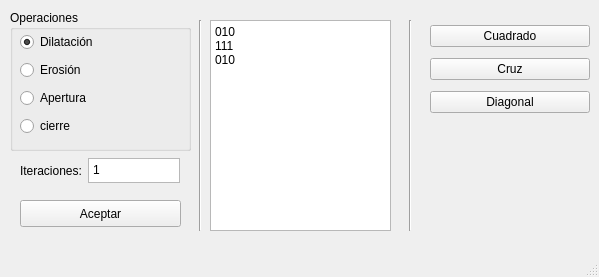
<?xml version="1.0" encoding="UTF-8"?>
<ui version="4.0">
 <class>MainWindow</class>
 <widget class="QMainWindow" name="MainWindow">
  <property name="geometry">
   <rect>
    <x>0</x>
    <y>0</y>
    <width>599</width>
    <height>277</height>
   </rect>
  </property>
  <property name="windowTitle">
   <string>Operaciones morfológicas</string>
  </property>
  <widget class="QWidget" name="centralwidget">
   <widget class="QGroupBox" name="groupBox">
    <property name="geometry">
     <rect>
      <x>10</x>
      <y>10</y>
      <width>181</width>
      <height>141</height>
     </rect>
    </property>
    <property name="autoFillBackground">
     <bool>true</bool>
    </property>
    <property name="title">
     <string>Operaciones</string>
    </property>
    <widget class="QWidget" name="verticalLayoutWidget">
     <property name="geometry">
      <rect>
       <x>10</x>
       <y>20</y>
       <width>161</width>
       <height>111</height>
      </rect>
     </property>
     <layout class="QVBoxLayout" name="verticalLayout">
      <item>
       <widget class="QRadioButton" name="rdDilatacion">
        <property name="text">
         <string>Dilatación</string>
        </property>
        <property name="checked">
         <bool>true</bool>
        </property>
        <attribute name="buttonGroup">
         <string notr="true">buttonGroup</string>
        </attribute>
       </widget>
      </item>
      <item>
       <widget class="QRadioButton" name="rdErosion">
        <property name="text">
         <string>Erosión</string>
        </property>
        <attribute name="buttonGroup">
         <string notr="true">buttonGroup</string>
        </attribute>
       </widget>
      </item>
      <item>
       <widget class="QRadioButton" name="rdApertura">
        <property name="text">
         <string>Apertura</string>
        </property>
        <attribute name="buttonGroup">
         <string notr="true">buttonGroup</string>
        </attribute>
       </widget>
      </item>
      <item>
       <widget class="QRadioButton" name="rdCierre">
        <property name="text">
         <string>cierre</string>
        </property>
        <attribute name="buttonGroup">
         <string notr="true">buttonGroup</string>
        </attribute>
       </widget>
      </item>
     </layout>
    </widget>
   </widget>
   <widget class="QWidget" name="horizontalLayoutWidget">
    <property name="geometry">
     <rect>
      <x>20</x>
      <y>150</y>
      <width>160</width>
      <height>41</height>
     </rect>
    </property>
    <layout class="QHBoxLayout" name="horizontalLayout">
     <item>
      <widget class="QLabel" name="label">
       <property name="text">
        <string>Iteraciones:</string>
       </property>
      </widget>
     </item>
     <item>
      <widget class="QPlainTextEdit" name="txtIter">
       <property name="maximumSize">
        <size>
         <width>100</width>
         <height>25</height>
        </size>
       </property>
       <property name="plainText">
        <string>1</string>
       </property>
      </widget>
     </item>
    </layout>
   </widget>
   <widget class="Line" name="line">
    <property name="geometry">
     <rect>
      <x>190</x>
      <y>20</y>
      <width>20</width>
      <height>211</height>
     </rect>
    </property>
    <property name="orientation">
     <enum>Qt::Vertical</enum>
    </property>
   </widget>
   <widget class="QPushButton" name="cmdAceptar">
    <property name="geometry">
     <rect>
      <x>20</x>
      <y>200</y>
      <width>161</width>
      <height>27</height>
     </rect>
    </property>
    <property name="text">
     <string>Aceptar</string>
    </property>
   </widget>
   <widget class="QPlainTextEdit" name="txtElemento">
    <property name="geometry">
     <rect>
      <x>210</x>
      <y>20</y>
      <width>181</width>
      <height>211</height>
     </rect>
    </property>
    <property name="styleSheet">
     <string notr="true">font: 20pt &quot;Arabic Newspaper&quot;;</string>
    </property>
    <property name="plainText">
     <string>010
111
010</string>
    </property>
   </widget>
   <widget class="QWidget" name="verticalLayoutWidget_2">
    <property name="geometry">
     <rect>
      <x>430</x>
      <y>20</y>
      <width>160</width>
      <height>101</height>
     </rect>
    </property>
    <layout class="QVBoxLayout" name="verticalLayout_2">
     <item>
      <widget class="QPushButton" name="cmdCuadrado">
       <property name="text">
        <string>Cuadrado</string>
       </property>
      </widget>
     </item>
     <item>
      <widget class="QPushButton" name="cmdCruz">
       <property name="text">
        <string>Cruz</string>
       </property>
      </widget>
     </item>
     <item>
      <widget class="QPushButton" name="cmdDiagonal">
       <property name="text">
        <string>Diagonal</string>
       </property>
      </widget>
     </item>
    </layout>
   </widget>
   <widget class="Line" name="line_2">
    <property name="geometry">
     <rect>
      <x>400</x>
      <y>20</y>
      <width>20</width>
      <height>211</height>
     </rect>
    </property>
    <property name="orientation">
     <enum>Qt::Vertical</enum>
    </property>
   </widget>
  </widget>
  <widget class="QMenuBar" name="menubar">
   <property name="geometry">
    <rect>
     <x>0</x>
     <y>0</y>
     <width>599</width>
     <height>25</height>
    </rect>
   </property>
  </widget>
  <widget class="QStatusBar" name="statusbar"/>
 </widget>
 <resources/>
 <connections/>
 <buttongroups>
  <buttongroup name="buttonGroup"/>
  <buttongroup name="buttonGroup_2"/>
 </buttongroups>
</ui>
